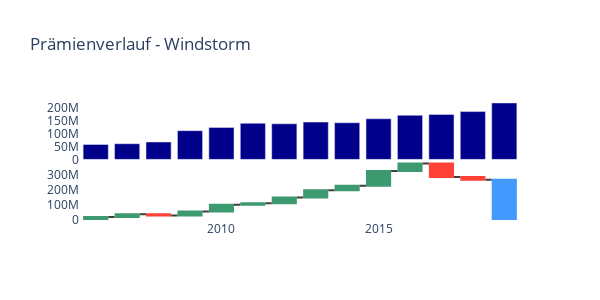

The notebook cell saved with this chart:
### Code cell
import pandas as pd
from plotly.subplots import make_subplots
import plotly.graph_objects as go

def update_figure(segment):
    ######## Parameter
    loc = segment
    var = 'brch_text_kurz'
    type_g = 'Renewal'
    ############

    df = pd.read_pickle('data/Backtesting2020_SQ-UW_Abrech_20200907_sop.pkl')
    df_loc = df[df[var]==loc]

    df_loc=df_loc.groupby(type_g).sum()
    df_loc=df_loc[:len(df_loc.index.values)-2]

    measure=[]
    for i in range(len(df_loc.index.values)-1):
        measure.append('relativ')
    measure.append('total')
    ###################################
    fig = make_subplots(
        rows=2, cols=1,
        shared_xaxes=True,
        vertical_spacing=0.01,
    )
    fig.add_trace(
         go.Waterfall(
        name = "20", orientation = "v",
        measure = measure,
        x = df_loc.index.values,
        textposition = "outside",
        #text = ["+60", "+80", "-40", "-20", "Total"],
        y = df_loc['Abrech-Ergebnis'],
        connector = {"line":{"color":"rgb(63, 63, 63)"}},
        ),
        row=2, col=1
    )
    ##################################
    df_loc = df[df[var]==loc]

    df_heat = df_loc.groupby(type_g).sum()#[['UW-Prämie','Abrech-Prämie','Ultimate-Prämie']]
    df_heat = df_heat[:len(df_heat.index.values)-2]
    fig.add_trace(
        go.Bar(
            x=df_heat.index.values,
            y=df_heat['UW-Prämie'],
            name="UW-Prämie",
            marker = {'color' : 'darkblue'}
        ),
        row=1, col=1
    )
    ###################
    fig.update_layout(
        height=300,
        width=600,
        showlegend=False,
        title_text="Prämienverlauf - "+loc,
        plot_bgcolor = "white"
    )
    return fig

update_figure("Windstorm")

### Figure 1 — Plotly figure (JSON) as saved in the notebook; plotly's stock layout.template omitted (floating-point values rounded to 4 significant figures)
{"data": [{"connector": {"line": {"color": "rgb(63, 63, 63)"}}, "measure": ["relativ", "relativ", "relativ", "relativ", "relativ", "relativ", "relativ", "relativ", "relativ", "relativ", "relativ", "relativ", "relativ", "total"], "name": "20", "orientation": "v", "textposition": "outside", "type": "waterfall", "x": [2006, 2007, 2008, 2009, 2010, 2011, 2012, 2013, 2014, 2015, 2016, 2017, 2018, 2019], "xaxis": "x2", "y": [19970000.0, 17610000.0, -8150000.0, 27300000.0, 45390000.0, 9989000.0, 37890000.0, 47470000.0, 30330000.0, 98220000.0, 49390000.0, -89410000.0, -17640000.0, 36520000.0], "yaxis": "y2"}, {"marker": {"color": "darkblue"}, "name": "UW-Prämie", "type": "bar", "x": [2006, 2007, 2008, 2009, 2010, 2011, 2012, 2013, 2014, 2015, 2016, 2017, 2018, 2019], "xaxis": "x", "y": [58130000.0, 61060000.0, 67700000.0, 112100000.0, 124600000.0, 140500000.0, 138700000.0, 145300000.0, 142700000.0, 158300000.0, 171800000.0, 175200000.0, 186300000.0, 219800000.0], "yaxis": "y"}], "layout": {"height": 300, "plot_bgcolor": "white", "showlegend": false, "title": {"text": "Prämienverlauf - Windstorm"}, "width": 600, "xaxis": {"anchor": "y", "domain": [0, 1], "matches": "x2", "showticklabels": false}, "xaxis2": {"anchor": "y2", "domain": [0, 1]}, "yaxis": {"anchor": "x", "domain": [0.505, 1]}, "yaxis2": {"anchor": "x2", "domain": [0, 0.495]}}}
